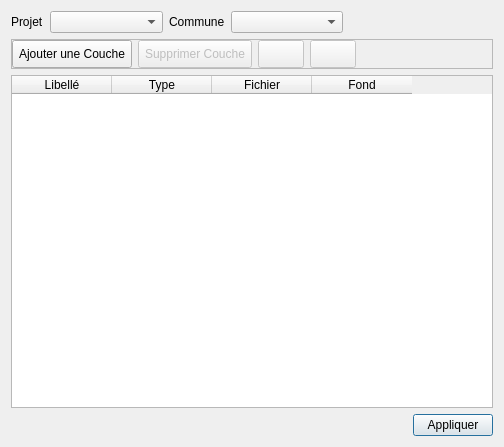
<?xml version="1.0" encoding="UTF-8"?>
<ui version="4.0">
 <class>Dialog</class>
 <widget class="QDialog" name="Dialog">
  <property name="geometry">
   <rect>
    <x>0</x>
    <y>0</y>
    <width>504</width>
    <height>447</height>
   </rect>
  </property>
  <property name="minimumSize">
   <size>
    <width>504</width>
    <height>447</height>
   </size>
  </property>
  <property name="maximumSize">
   <size>
    <width>504</width>
    <height>447</height>
   </size>
  </property>
  <property name="windowTitle">
   <string>Paramètres Des Projets</string>
  </property>
  <property name="windowIcon">
   <iconset resource="../icons.qrc">
    <normaloff>:/std/icone/wrench-screwdriver-icon.png</normaloff>:/std/icone/wrench-screwdriver-icon.png</iconset>
  </property>
  <layout class="QVBoxLayout" name="verticalLayout">
   <item>
    <layout class="QGridLayout" name="gridLayout" columnstretch="0,150,0,150,0" rowminimumheight="0">
     <item row="0" column="1">
      <widget class="QComboBox" name="comboBoxProjets"/>
     </item>
     <item row="0" column="0">
      <widget class="QLabel" name="label">
       <property name="text">
        <string>Projet</string>
       </property>
      </widget>
     </item>
     <item row="0" column="4">
      <spacer name="horizontalSpacer_2">
       <property name="orientation">
        <enum>Qt::Horizontal</enum>
       </property>
       <property name="sizeType">
        <enum>QSizePolicy::Expanding</enum>
       </property>
       <property name="sizeHint" stdset="0">
        <size>
         <width>150</width>
         <height>20</height>
        </size>
       </property>
      </spacer>
     </item>
     <item row="0" column="2">
      <widget class="QLabel" name="label_2">
       <property name="text">
        <string>Commune</string>
       </property>
      </widget>
     </item>
     <item row="0" column="3">
      <widget class="QComboBox" name="comboBoxCommunes"/>
     </item>
    </layout>
   </item>
   <item>
    <widget class="QFrame" name="frame">
     <property name="frameShape">
      <enum>QFrame::StyledPanel</enum>
     </property>
     <property name="frameShadow">
      <enum>QFrame::Raised</enum>
     </property>
     <layout class="QHBoxLayout" name="horizontalLayout">
      <property name="margin">
       <number>0</number>
      </property>
      <item>
       <widget class="QPushButton" name="pushButtonAddLayer">
        <property name="styleSheet">
         <string notr="true">padding: 6px</string>
        </property>
        <property name="text">
         <string>Ajouter une Couche</string>
        </property>
        <property name="icon">
         <iconset resource="../icons.qrc">
          <normaloff>:/sig/icone/layer_add.png</normaloff>:/sig/icone/layer_add.png</iconset>
        </property>
        <property name="autoDefault">
         <bool>false</bool>
        </property>
       </widget>
      </item>
      <item>
       <widget class="QPushButton" name="pushButtonDelLayer">
        <property name="enabled">
         <bool>false</bool>
        </property>
        <property name="styleSheet">
         <string notr="true">padding: 6px</string>
        </property>
        <property name="text">
         <string>Supprimer Couche</string>
        </property>
        <property name="icon">
         <iconset resource="../icons.qrc">
          <normaloff>:/sig/icone/layer_del.png</normaloff>:/sig/icone/layer_del.png</iconset>
        </property>
        <property name="autoDefault">
         <bool>false</bool>
        </property>
       </widget>
      </item>
      <item>
       <widget class="QPushButton" name="pushButtonUp">
        <property name="enabled">
         <bool>false</bool>
        </property>
        <property name="toolTip">
         <string>Remonter la Couche</string>
        </property>
        <property name="styleSheet">
         <string notr="true">padding: 6px</string>
        </property>
        <property name="text">
         <string/>
        </property>
        <property name="icon">
         <iconset resource="../icons.qrc">
          <normaloff>:/arrows/icone/bullet_arrow_up.png</normaloff>:/arrows/icone/bullet_arrow_up.png</iconset>
        </property>
        <property name="autoDefault">
         <bool>false</bool>
        </property>
       </widget>
      </item>
      <item>
       <widget class="QPushButton" name="pushButtonDown">
        <property name="enabled">
         <bool>false</bool>
        </property>
        <property name="toolTip">
         <string>Descendre la Couche</string>
        </property>
        <property name="styleSheet">
         <string notr="true">padding: 6px</string>
        </property>
        <property name="text">
         <string/>
        </property>
        <property name="icon">
         <iconset resource="../icons.qrc">
          <normaloff>:/arrows/icone/bullet_arrow_down.png</normaloff>:/arrows/icone/bullet_arrow_down.png</iconset>
        </property>
        <property name="autoDefault">
         <bool>false</bool>
        </property>
       </widget>
      </item>
      <item>
       <spacer name="horizontalSpacer">
        <property name="orientation">
         <enum>Qt::Horizontal</enum>
        </property>
        <property name="sizeHint" stdset="0">
         <size>
          <width>40</width>
          <height>20</height>
         </size>
        </property>
       </spacer>
      </item>
     </layout>
    </widget>
   </item>
   <item>
    <widget class="QTableWidget" name="tableWidget">
     <property name="enabled">
      <bool>true</bool>
     </property>
     <property name="alternatingRowColors">
      <bool>true</bool>
     </property>
     <property name="selectionMode">
      <enum>QAbstractItemView::SingleSelection</enum>
     </property>
     <property name="selectionBehavior">
      <enum>QAbstractItemView::SelectRows</enum>
     </property>
     <attribute name="verticalHeaderVisible">
      <bool>false</bool>
     </attribute>
     <column>
      <property name="text">
       <string>Libellé</string>
      </property>
     </column>
     <column>
      <property name="text">
       <string>Type</string>
      </property>
     </column>
     <column>
      <property name="text">
       <string>Fichier</string>
      </property>
     </column>
     <column>
      <property name="text">
       <string>Fond</string>
      </property>
     </column>
    </widget>
   </item>
   <item>
    <layout class="QHBoxLayout" name="horizontalLayout_2">
     <item>
      <spacer name="horizontalSpacer_3">
       <property name="orientation">
        <enum>Qt::Horizontal</enum>
       </property>
       <property name="sizeHint" stdset="0">
        <size>
         <width>40</width>
         <height>20</height>
        </size>
       </property>
      </spacer>
     </item>
     <item>
      <widget class="QPushButton" name="pushButtonAppliquer">
       <property name="text">
        <string>Appliquer</string>
       </property>
      </widget>
     </item>
    </layout>
   </item>
  </layout>
 </widget>
 <tabstops>
  <tabstop>comboBoxProjets</tabstop>
 </tabstops>
 <resources>
  <include location="../icons.qrc"/>
 </resources>
 <connections/>
</ui>
